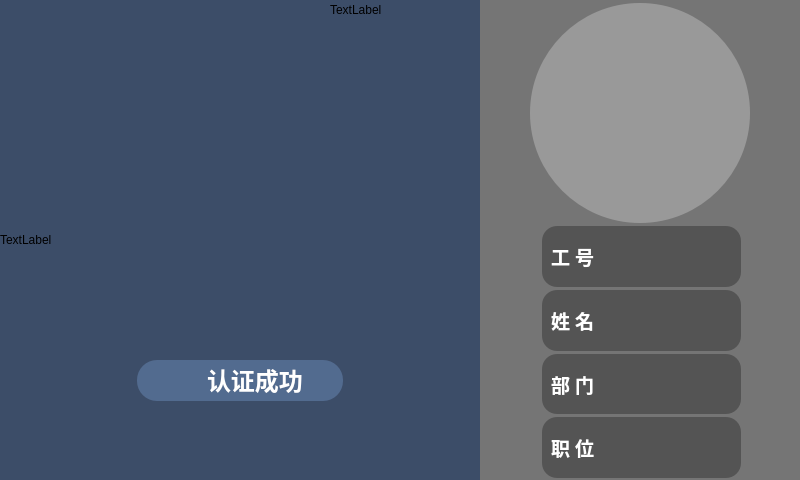
<?xml version="1.0" encoding="UTF-8"?>
<ui version="4.0">
 <class>ClientWindow</class>
 <widget class="QMainWindow" name="ClientWindow">
  <property name="geometry">
   <rect>
    <x>0</x>
    <y>0</y>
    <width>800</width>
    <height>480</height>
   </rect>
  </property>
  <property name="minimumSize">
   <size>
    <width>800</width>
    <height>480</height>
   </size>
  </property>
  <property name="maximumSize">
   <size>
    <width>800</width>
    <height>480</height>
   </size>
  </property>
  <property name="windowTitle">
   <string>ClientWindow</string>
  </property>
  <widget class="QWidget" name="centralwidget">
   <widget class="QLabel" name="label_video">
    <property name="geometry">
     <rect>
      <x>0</x>
      <y>0</y>
      <width>480</width>
      <height>480</height>
     </rect>
    </property>
    <property name="styleSheet">
     <string notr="true">background-color: rgb(60, 77, 104);</string>
    </property>
    <property name="text">
     <string>TextLabel</string>
    </property>
   </widget>
   <widget class="QWidget" name="widget" native="true">
    <property name="geometry">
     <rect>
      <x>480</x>
      <y>0</y>
      <width>321</width>
      <height>481</height>
     </rect>
    </property>
    <property name="styleSheet">
     <string notr="true">QWidget#widget
{
	background-color: rgb(117, 117, 117);
	border-image: url(:/imgs/bg.jpeg);
}

QWidget#widget_3,QWidget#widget_4,QWidget#widget_5,QWidget#widget_6
{
	background-color: rgb(84, 84, 84);
	border-radius:15px;
}

QLabel
{
	color: rgb(255, 255, 255);
}</string>
    </property>
    <widget class="QWidget" name="layoutWidget">
     <property name="geometry">
      <rect>
       <x>0</x>
       <y>0</y>
       <width>322</width>
       <height>481</height>
      </rect>
     </property>
     <layout class="QVBoxLayout" name="verticalLayout">
      <property name="spacing">
       <number>3</number>
      </property>
      <property name="topMargin">
       <number>3</number>
      </property>
      <property name="bottomMargin">
       <number>3</number>
      </property>
      <item>
       <widget class="QWidget" name="widget_2" native="true">
        <property name="minimumSize">
         <size>
          <width>320</width>
          <height>220</height>
         </size>
        </property>
        <property name="maximumSize">
         <size>
          <width>320</width>
          <height>220</height>
         </size>
        </property>
        <layout class="QHBoxLayout" name="horizontalLayout_2">
         <property name="spacing">
          <number>0</number>
         </property>
         <property name="leftMargin">
          <number>0</number>
         </property>
         <property name="topMargin">
          <number>0</number>
         </property>
         <property name="rightMargin">
          <number>0</number>
         </property>
         <property name="bottomMargin">
          <number>0</number>
         </property>
         <item>
          <spacer name="horizontalSpacer_2">
           <property name="orientation">
            <enum>Qt::Orientation::Horizontal</enum>
           </property>
           <property name="sizeHint" stdset="0">
            <size>
             <width>40</width>
             <height>20</height>
            </size>
           </property>
          </spacer>
         </item>
         <item>
          <widget class="QLabel" name="label_employee_icon">
           <property name="minimumSize">
            <size>
             <width>220</width>
             <height>220</height>
            </size>
           </property>
           <property name="maximumSize">
            <size>
             <width>220</width>
             <height>220</height>
            </size>
           </property>
           <property name="styleSheet">
            <string notr="true">background-color: rgb(153, 153, 153);
border-radius:110px;</string>
           </property>
           <property name="text">
            <string/>
           </property>
          </widget>
         </item>
         <item>
          <spacer name="horizontalSpacer">
           <property name="orientation">
            <enum>Qt::Orientation::Horizontal</enum>
           </property>
           <property name="sizeHint" stdset="0">
            <size>
             <width>40</width>
             <height>20</height>
            </size>
           </property>
          </spacer>
         </item>
        </layout>
       </widget>
      </item>
      <item>
       <layout class="QHBoxLayout" name="horizontalLayout">
        <item>
         <spacer name="horizontalSpacer_4">
          <property name="orientation">
           <enum>Qt::Orientation::Horizontal</enum>
          </property>
          <property name="sizeHint" stdset="0">
           <size>
            <width>40</width>
            <height>20</height>
           </size>
          </property>
         </spacer>
        </item>
        <item>
         <widget class="QWidget" name="widget_3" native="true">
          <property name="sizePolicy">
           <sizepolicy hsizetype="Expanding" vsizetype="Preferred">
            <horstretch>0</horstretch>
            <verstretch>0</verstretch>
           </sizepolicy>
          </property>
          <property name="styleSheet">
           <string notr="true"/>
          </property>
          <layout class="QHBoxLayout" name="horizontalLayout_9">
           <item>
            <widget class="QLabel" name="label_3">
             <property name="font">
              <font>
               <family>楷体</family>
               <pointsize>14</pointsize>
               <bold>true</bold>
              </font>
             </property>
             <property name="text">
              <string>工 号</string>
             </property>
             <property name="alignment">
              <set>Qt::AlignmentFlag::AlignRight|Qt::AlignmentFlag::AlignTrailing|Qt::AlignmentFlag::AlignVCenter</set>
             </property>
            </widget>
           </item>
           <item>
            <widget class="QLabel" name="label_id">
             <property name="sizePolicy">
              <sizepolicy hsizetype="Minimum" vsizetype="Preferred">
               <horstretch>0</horstretch>
               <verstretch>0</verstretch>
              </sizepolicy>
             </property>
             <property name="minimumSize">
              <size>
               <width>132</width>
               <height>0</height>
              </size>
             </property>
             <property name="font">
              <font>
               <pointsize>13</pointsize>
               <bold>true</bold>
              </font>
             </property>
             <property name="text">
              <string/>
             </property>
             <property name="alignment">
              <set>Qt::AlignmentFlag::AlignCenter</set>
             </property>
            </widget>
           </item>
          </layout>
         </widget>
        </item>
        <item>
         <spacer name="horizontalSpacer_3">
          <property name="orientation">
           <enum>Qt::Orientation::Horizontal</enum>
          </property>
          <property name="sizeHint" stdset="0">
           <size>
            <width>40</width>
            <height>20</height>
           </size>
          </property>
         </spacer>
        </item>
       </layout>
      </item>
      <item>
       <layout class="QHBoxLayout" name="horizontalLayout_4">
        <item>
         <spacer name="horizontalSpacer_6">
          <property name="orientation">
           <enum>Qt::Orientation::Horizontal</enum>
          </property>
          <property name="sizeHint" stdset="0">
           <size>
            <width>40</width>
            <height>20</height>
           </size>
          </property>
         </spacer>
        </item>
        <item>
         <widget class="QWidget" name="widget_4" native="true">
          <property name="sizePolicy">
           <sizepolicy hsizetype="Expanding" vsizetype="Preferred">
            <horstretch>0</horstretch>
            <verstretch>0</verstretch>
           </sizepolicy>
          </property>
          <layout class="QHBoxLayout" name="horizontalLayout_10">
           <item>
            <widget class="QLabel" name="label_7">
             <property name="font">
              <font>
               <family>楷体</family>
               <pointsize>14</pointsize>
               <bold>true</bold>
              </font>
             </property>
             <property name="text">
              <string>姓 名</string>
             </property>
             <property name="alignment">
              <set>Qt::AlignmentFlag::AlignRight|Qt::AlignmentFlag::AlignTrailing|Qt::AlignmentFlag::AlignVCenter</set>
             </property>
            </widget>
           </item>
           <item>
            <widget class="QLabel" name="label_name">
             <property name="sizePolicy">
              <sizepolicy hsizetype="Minimum" vsizetype="Preferred">
               <horstretch>0</horstretch>
               <verstretch>0</verstretch>
              </sizepolicy>
             </property>
             <property name="minimumSize">
              <size>
               <width>132</width>
               <height>0</height>
              </size>
             </property>
             <property name="font">
              <font>
               <pointsize>13</pointsize>
               <bold>true</bold>
              </font>
             </property>
             <property name="text">
              <string/>
             </property>
             <property name="alignment">
              <set>Qt::AlignmentFlag::AlignCenter</set>
             </property>
            </widget>
           </item>
          </layout>
         </widget>
        </item>
        <item>
         <spacer name="horizontalSpacer_5">
          <property name="orientation">
           <enum>Qt::Orientation::Horizontal</enum>
          </property>
          <property name="sizeHint" stdset="0">
           <size>
            <width>40</width>
            <height>20</height>
           </size>
          </property>
         </spacer>
        </item>
       </layout>
      </item>
      <item>
       <layout class="QHBoxLayout" name="horizontalLayout_5">
        <item>
         <spacer name="horizontalSpacer_8">
          <property name="orientation">
           <enum>Qt::Orientation::Horizontal</enum>
          </property>
          <property name="sizeHint" stdset="0">
           <size>
            <width>40</width>
            <height>20</height>
           </size>
          </property>
         </spacer>
        </item>
        <item>
         <widget class="QWidget" name="widget_5" native="true">
          <property name="sizePolicy">
           <sizepolicy hsizetype="Expanding" vsizetype="Preferred">
            <horstretch>0</horstretch>
            <verstretch>0</verstretch>
           </sizepolicy>
          </property>
          <layout class="QHBoxLayout" name="horizontalLayout_11">
           <item>
            <widget class="QLabel" name="label_9">
             <property name="font">
              <font>
               <family>楷体</family>
               <pointsize>14</pointsize>
               <bold>true</bold>
              </font>
             </property>
             <property name="text">
              <string>部 门</string>
             </property>
             <property name="alignment">
              <set>Qt::AlignmentFlag::AlignRight|Qt::AlignmentFlag::AlignTrailing|Qt::AlignmentFlag::AlignVCenter</set>
             </property>
            </widget>
           </item>
           <item>
            <widget class="QLabel" name="label_department">
             <property name="sizePolicy">
              <sizepolicy hsizetype="Minimum" vsizetype="Preferred">
               <horstretch>0</horstretch>
               <verstretch>0</verstretch>
              </sizepolicy>
             </property>
             <property name="minimumSize">
              <size>
               <width>132</width>
               <height>0</height>
              </size>
             </property>
             <property name="font">
              <font>
               <pointsize>13</pointsize>
               <bold>true</bold>
              </font>
             </property>
             <property name="text">
              <string/>
             </property>
             <property name="alignment">
              <set>Qt::AlignmentFlag::AlignCenter</set>
             </property>
            </widget>
           </item>
          </layout>
         </widget>
        </item>
        <item>
         <spacer name="horizontalSpacer_7">
          <property name="orientation">
           <enum>Qt::Orientation::Horizontal</enum>
          </property>
          <property name="sizeHint" stdset="0">
           <size>
            <width>40</width>
            <height>20</height>
           </size>
          </property>
         </spacer>
        </item>
       </layout>
      </item>
      <item>
       <layout class="QHBoxLayout" name="horizontalLayout_6">
        <item>
         <spacer name="horizontalSpacer_10">
          <property name="orientation">
           <enum>Qt::Orientation::Horizontal</enum>
          </property>
          <property name="sizeHint" stdset="0">
           <size>
            <width>40</width>
            <height>20</height>
           </size>
          </property>
         </spacer>
        </item>
        <item>
         <widget class="QWidget" name="widget_6" native="true">
          <property name="sizePolicy">
           <sizepolicy hsizetype="Expanding" vsizetype="Preferred">
            <horstretch>0</horstretch>
            <verstretch>0</verstretch>
           </sizepolicy>
          </property>
          <layout class="QHBoxLayout" name="horizontalLayout_12">
           <item>
            <widget class="QLabel" name="label_11">
             <property name="font">
              <font>
               <family>楷体</family>
               <pointsize>14</pointsize>
               <bold>true</bold>
              </font>
             </property>
             <property name="text">
              <string>职 位</string>
             </property>
             <property name="alignment">
              <set>Qt::AlignmentFlag::AlignRight|Qt::AlignmentFlag::AlignTrailing|Qt::AlignmentFlag::AlignVCenter</set>
             </property>
            </widget>
           </item>
           <item>
            <widget class="QLabel" name="label_position">
             <property name="sizePolicy">
              <sizepolicy hsizetype="Minimum" vsizetype="Preferred">
               <horstretch>0</horstretch>
               <verstretch>0</verstretch>
              </sizepolicy>
             </property>
             <property name="minimumSize">
              <size>
               <width>132</width>
               <height>0</height>
              </size>
             </property>
             <property name="font">
              <font>
               <pointsize>13</pointsize>
               <bold>true</bold>
              </font>
             </property>
             <property name="text">
              <string/>
             </property>
             <property name="alignment">
              <set>Qt::AlignmentFlag::AlignCenter</set>
             </property>
            </widget>
           </item>
          </layout>
         </widget>
        </item>
        <item>
         <spacer name="horizontalSpacer_9">
          <property name="orientation">
           <enum>Qt::Orientation::Horizontal</enum>
          </property>
          <property name="sizeHint" stdset="0">
           <size>
            <width>40</width>
            <height>20</height>
           </size>
          </property>
         </spacer>
        </item>
       </layout>
      </item>
     </layout>
    </widget>
   </widget>
   <widget class="QLabel" name="label_sys_time">
    <property name="geometry">
     <rect>
      <x>330</x>
      <y>0</y>
      <width>150</width>
      <height>20</height>
     </rect>
    </property>
    <property name="text">
     <string>TextLabel</string>
    </property>
   </widget>
   <widget class="QWidget" name="layoutWidget">
    <property name="geometry">
     <rect>
      <x>0</x>
      <y>360</y>
      <width>480</width>
      <height>41</height>
     </rect>
    </property>
    <layout class="QHBoxLayout" name="horizontalLayout_7">
     <item>
      <spacer name="horizontalSpacer_11">
       <property name="orientation">
        <enum>Qt::Orientation::Horizontal</enum>
       </property>
       <property name="sizeHint" stdset="0">
        <size>
         <width>40</width>
         <height>20</height>
        </size>
       </property>
      </spacer>
     </item>
     <item>
      <widget class="QWidget" name="widget_verify_rest" native="true">
       <property name="styleSheet">
        <string notr="true">QWidget#widget_verify_rest
{
	border-radius:20px;
	background-color: rgb(82, 107, 143);
}</string>
       </property>
       <layout class="QHBoxLayout" name="horizontalLayout_8">
        <property name="spacing">
         <number>0</number>
        </property>
        <property name="leftMargin">
         <number>0</number>
        </property>
        <property name="topMargin">
         <number>0</number>
        </property>
        <property name="rightMargin">
         <number>0</number>
        </property>
        <property name="bottomMargin">
         <number>0</number>
        </property>
        <item>
         <spacer name="horizontalSpacer_13">
          <property name="orientation">
           <enum>Qt::Orientation::Horizontal</enum>
          </property>
          <property name="sizeHint" stdset="0">
           <size>
            <width>40</width>
            <height>20</height>
           </size>
          </property>
         </spacer>
        </item>
        <item>
         <widget class="QLabel" name="label_verify_icon">
          <property name="sizePolicy">
           <sizepolicy hsizetype="Fixed" vsizetype="Fixed">
            <horstretch>0</horstretch>
            <verstretch>0</verstretch>
           </sizepolicy>
          </property>
          <property name="minimumSize">
           <size>
            <width>30</width>
            <height>30</height>
           </size>
          </property>
          <property name="maximumSize">
           <size>
            <width>30</width>
            <height>30</height>
           </size>
          </property>
          <property name="text">
           <string/>
          </property>
         </widget>
        </item>
        <item>
         <widget class="QLabel" name="label_verify_text">
          <property name="sizePolicy">
           <sizepolicy hsizetype="Minimum" vsizetype="Fixed">
            <horstretch>0</horstretch>
            <verstretch>0</verstretch>
           </sizepolicy>
          </property>
          <property name="minimumSize">
           <size>
            <width>0</width>
            <height>30</height>
           </size>
          </property>
          <property name="font">
           <font>
            <family>微软雅黑</family>
            <pointsize>18</pointsize>
            <bold>true</bold>
           </font>
          </property>
          <property name="styleSheet">
           <string notr="true">color: rgb(255, 255, 255);</string>
          </property>
          <property name="text">
           <string>认证成功</string>
          </property>
         </widget>
        </item>
        <item>
         <spacer name="horizontalSpacer_14">
          <property name="orientation">
           <enum>Qt::Orientation::Horizontal</enum>
          </property>
          <property name="sizeHint" stdset="0">
           <size>
            <width>40</width>
            <height>20</height>
           </size>
          </property>
         </spacer>
        </item>
       </layout>
      </widget>
     </item>
     <item>
      <spacer name="horizontalSpacer_12">
       <property name="orientation">
        <enum>Qt::Orientation::Horizontal</enum>
       </property>
       <property name="sizeHint" stdset="0">
        <size>
         <width>40</width>
         <height>20</height>
        </size>
       </property>
      </spacer>
     </item>
    </layout>
   </widget>
   <widget class="QLabel" name="label_facial_area">
    <property name="geometry">
     <rect>
      <x>110</x>
      <y>30</y>
      <width>260</width>
      <height>260</height>
     </rect>
    </property>
    <property name="styleSheet">
     <string notr="true">border-image: url(:/imgs/face.png);</string>
    </property>
    <property name="text">
     <string/>
    </property>
   </widget>
  </widget>
 </widget>
 <resources/>
 <connections/>
</ui>
